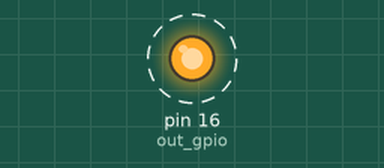
This sketch was run on a simulated Arduino Uno, built with avr-gcc and run on an emulated ATmega328P. Shown: output pins drawn as LEDs (lit = HIGH). Dashed ring = blinking. What the sketch prints to the serial monitor is not drawn.

Above: at 0.05 s.
Timing chart, 0 to 3.0 s (numbered marks = the images above):
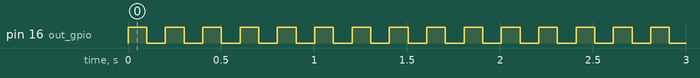

The sketch:

HelloWorld.ino
```cpp
/*

What this program does ? Two things.

1. It toggles GPIO16 on T32
2. Pico will pickup the GPIO value and reflect it on its LED. Thus,
   you will see the LED blink
3. Additionally, messages are printed on UART at 115200 baud. You
   should see them on serial terminal.

How to run this on AtiVEGA ?

First, build it with Arduino. Install Aries board support. Choose Aries v3
as development board.

Enable command dump. That will tell you where in /tmp it
get built. Typically something like /tmp/arduino_build_170089/HelloWorld.ino.bin

For my hacky convenience, the bin file is included in
this repo. It's small, and the conveniences outweigh the benefits.

Ensure that uart_boot is loaded into pico.

Then, once the LED starts blinking, use the following command. Make sure that no
serial emulator is running on the Pico's ACM port. If it is, uart access will clash
and results are unpredictable.  Mostly, it won't work. So, close any other program
that is using the Pico. The LED blink is a sufficient indication that the T32
is ready to receive the binary.

~/.arduino15/packages/vega/tools/vegaxmodem/002/xmodem.bat /dev/ttyACM0 HelloWorld.ino.bin

This will typically prompt for sudo password, then upload. And you shoud see the LED
blinking quite fast (5 Hz). Also, if you start a serial terminal you'll see the
messages.

*/

int out_gpio = 16;
void setup() {
  // put your setup code here, to run once:
  Serial.begin(115200);
  pinMode(out_gpio, OUTPUT);
}


int iter = 0;
void loop() {

  Serial.print("Hello, world from T32! Iter=" );
  Serial.println(iter);
  iter++;
  digitalWrite(out_gpio,iter&1);
  delay(100);
}
```

Measured:
- by itself, pin 16 (out_gpio): alternates HIGH for 0.10 s and LOW for 0.10 s
